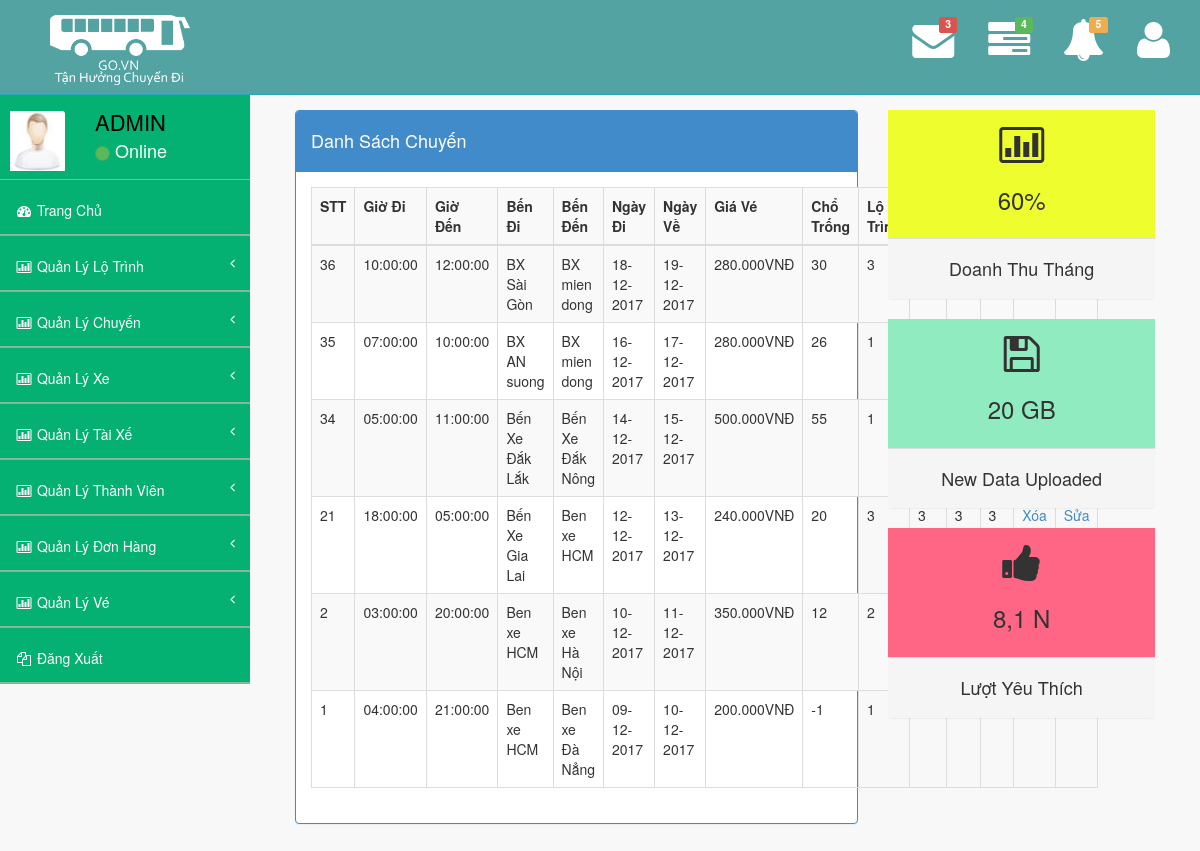
The app's page /admin.php?p=danhsachchuyen with its own data.
### tables this page shows
CREATE TABLE `chuyenxe` (
  `id` int(11) NOT NULL,
  `Giodi` time NOT NULL,
  `Gioden` time NOT NULL,
  `Diemdi` varchar(200) NOT NULL,
  `Diemden` varchar(200) NOT NULL,
  `Ngaydi` date NOT NULL,
  `Ngayve` date NOT NULL,
  `Giave` int(11) NOT NULL,
  `Chotrong` varchar(200) NOT NULL,
  `id_lotrinh` int(11) NOT NULL,
  `id_taixe` int(11) NOT NULL,
  `id_xe` int(11) NOT NULL,
  `id_vexe` int(11) NOT NULL
);

### page/danhsachchuyen.php (the view, shortened to what this page needs)
<form action="" method="POST" accept-charset="utf-8" enctype="multipart/form-data">
<div id="page-wrapper">
            <div >
                <div class="col-lg-8">
                    <div class="panel panel-primary">
                        <div class="panel-heading">
                            <h4> Danh Sách Chuyến</h4>
                        </div>
                        <div class="panel-body">
                            <div class="row">
                                <div class="col-lg-12">
                                    <div class="table-responsive">
                                        <table class="table table-bordered table-hover table-striped">
                                            <tbody>
                                                <tr>
                                                    <th width="50">STT</th>
                                                    <th width="120">Giờ Đi</th>
                                                   <th width="120">Giờ Đến</th>
                                                   <th width="230">Bến Đi</th>
                                                   <th width="230">Bến Đến</th>
                                                   <th width="120">Ngày Đi</th>
                                                   <th width="120">Ngày Về</th>
                                                   <th width="120">Giá Vé</th>
                                                   <th width="80">Chổ Trống</th>
                                                   <th width="80">Lộ Trình</th>
                                                   <th width="80">Tài Xế</th>
                                                   <th width="80">Xe</th>
                                                   <th width="80">Vé Xe</th>
                                                   <th colspan="2">Action</th>
                                                </tr>
                                            </tbody>
                                            <tbody>
                                            <?php
                                                $stmt = $conn->prepare("SELECT * FROM `chuyenxe` ORDER BY id DESC");
                                                $stmt -> execute();
                                                $data = $stmt -> fetchAll(PDO::FETCH_ASSOC);
                                                foreach ($data as $item) {
                                             ?>
                                                <tr>
                                                    <td><?php echo $item["id"]; ?></td>
                                                    <td><?php echo $item["Giodi"]; ?></td>
                                                    <td><?php echo $item["Gioden"]; ?></td>
                                                    <td><?php echo $item["Diemdi"]; ?></td>
                                                    <td><?php echo $item["Diemden"]; ?></td>
                                                    <td><?php echo date_format(date_create($item["Ngaydi"]),"d-m-Y"); ?></td>
                                                    <td><?php echo date_format(date_create($item["Ngayve"]),"d-m-Y"); ?></td>
                                                    <td><?php echo number_format($item["Giave"],0,",",".") . "VNĐ"; ?></td>
                                                    <td><?php echo $item["Chotrong"]; ?></td>
                                                    <td><?php echo $item["id_lotrinh"]; ?></td>
                                                    <td><?php echo $item["id_taixe"]; ?></td>
                                                    <td><?php echo $item["id_xe"]; ?></td>
                                                    <td><?php echo $item["id_vexe"]; ?></td>
                                                    <td width="50px"><a href="admin.php?p=xoachuyen&id=<?php echo $item["id"]?>">Xóa</a></td>
                                                    <td width="50px"><a href="admin.php?p=suachuyen&id=<?php echo $item["id"]?>">Sửa</a></td>
                                                </tr>
                                                <?php } ?>
                                            </tbody>
                                        </table>
                                    </div>
                                </div>
                            </div>
                        </div>
                    </div>
                </div>
                <div class="col-lg-4">
                    <div class="panel panel-primary text-center no-boder">
                        <div class="panel-body yellow">
                            <i class="fa fa-bar-chart-o fa-3x"></i>
                            <h3>60% </h3>
                        </div>
                        <div class="panel-footer">
                            <span class="panel-eyecandy-title"><h4>Doanh Thu Tháng</h4>
                            </span>
                        </div>
                    </div>
                    <div class="panel panel-primary text-center no-boder">
                        <div class="panel-body green">
                            <i class="fa fa fa-floppy-o fa-3x"></i>
                            <h3>20 GB</h3>
                        </div>
                        <div class="panel-footer">
                            <span class="panel-eyecandy-title"><h4>New Data Uploaded</h4>
                            </span>
                        </div>
                    </div>
                    <div class="panel panel-primary text-center no-boder">
                        <div class="panel-body red">
                            <i class="fa fa-thumbs-up fa-3x"></i>
                            <h3>8,1 N </h3>
                        </div>
                        <div class="panel-footer">
                            <span class="panel-eyecandy-title"><h4>Lượt Yêu Thích</h4>
                            </span>
                        </div>
                    </div>
                </div>
            </div>
        </div>
        </form>

### admin/assets/css/style.css (style rules this page uses)
body { background-color: #f8f8f8; }

### admin/assets/css/main-style2.css (style rules this page uses)
.green { background-color:rgb(144, 236, 192); }
.red { background-color:rgb(255, 102, 133); }
.yellow { background-color:rgb(237, 253, 46); }
.no-boder { border:0px solid #5bc0de !important; }
@media (min-width:768px) { #page-wrapper { position: inherit; margin: 0 0 0 250px; padding: 0 30px; min-height: 1000px; } }

### records on screen
chuyenxe: id "36", Giodi "10:00:00", Gioden "12:00:00", Diemdi "BX Sài Gòn", Diemden "BX mien dong", Ngaydi "18-12-2017", Ngayve "19-12-2017", Giave "280.000", Chotrong "30", id_lotrinh "3"
chuyenxe: id "35", Giodi "07:00:00", Gioden "10:00:00", Diemdi "BX AN suong", Diemden "BX mien dong", Ngaydi "16-12-2017", Ngayve "17-12-2017", Giave "280.000", Chotrong "26", id_lotrinh "1"
chuyenxe: id "34", Giodi "05:00:00", Gioden "11:00:00", Diemdi "Bến Xe Đắk Lắk", Diemden "Bến Xe Đắk Nông", Ngaydi "14-12-2017", Ngayve "15-12-2017", Giave "500.000", Chotrong "55", id_lotrinh "1"
chuyenxe: id "21", Giodi "18:00:00", Gioden "05:00:00", Diemdi "Bến Xe Gia Lai", Diemden "Ben xe HCM", Ngaydi "12-12-2017", Ngayve "13-12-2017", Giave "240.000", Chotrong "20", id_lotrinh "3", id_taixe "3", id_xe "3", id_vexe "3"
chuyenxe: id "2", Giodi "03:00:00", Gioden "20:00:00", Diemdi "Ben xe HCM", Diemden "Ben xe Hà Nội", Ngaydi "10-12-2017", Ngayve "11-12-2017", Giave "350.000", Chotrong "12", id_lotrinh "2"
chuyenxe: id "1", Giodi "04:00:00", Gioden "21:00:00", Diemdi "Ben xe HCM", Diemden "Ben xe Đà Nẳng", Ngaydi "09-12-2017", Ngayve "10-12-2017", Giave "200.000", Chotrong "-1", id_lotrinh "1"
